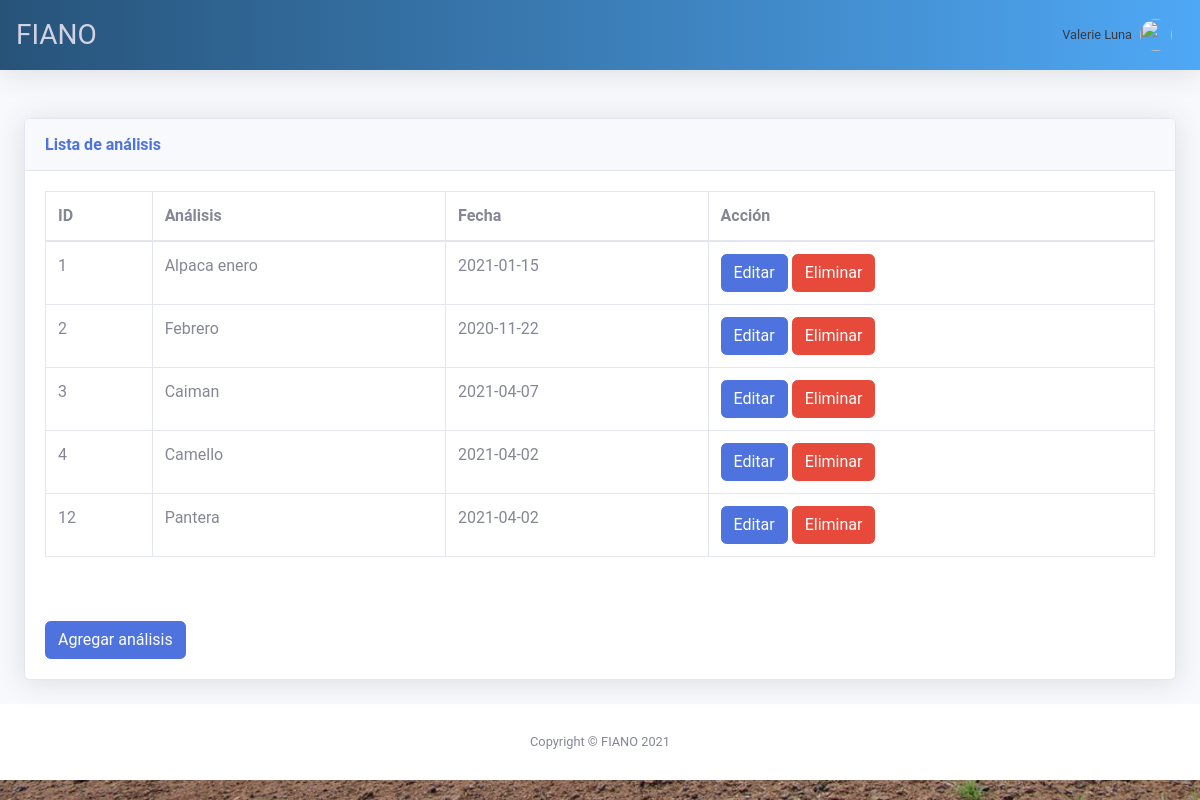
The page /analysis on the database as committed earlier.
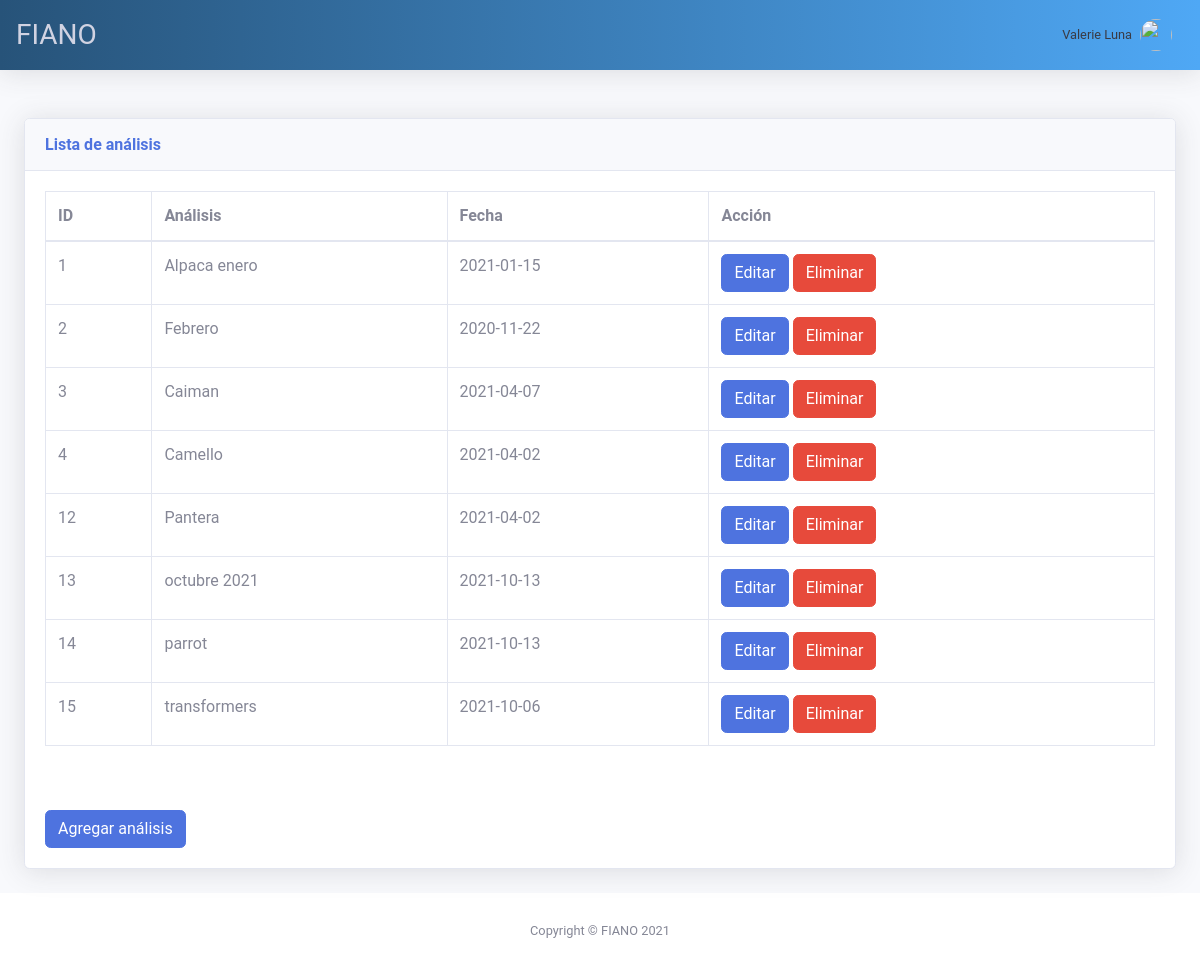
The same page on the database as committed later.
### tables this page shows
CREATE TABLE "Analysis" (
	"idAnalysis"	INTEGER,
	"nameanalysis"	TEXT,
	"dateanalysis"	TEXT,
	"pathfolder"	TEXT,
	PRIMARY KEY("idAnalysis" AUTOINCREMENT)
);

### main.py (the view)
@app.route("/analysis")
def listanalysis():
    with sql.connect("users.db") as con:
        cur = con.cursor()
        cur.execute("SELECT * FROM Analysis")
        data = cur.fetchall()
        return render_template("analysis.html", data = data)

### templates/analysis.html (shortened to what this page needs)
{% extends "base.html" %}
{% block content %}
<div class="container-fluid">
  <div class="card shadow mb-4">
    <div class="card-header py-3">
      <h6 class="m-0 font-weight-bold text-primary">Lista de análisis</h6>
    </div>
    <div class="card-body">
      <div class="table-responsive">
        <table class="table table-bordered" id="dataTable">
          <thead>
          <tr>
          <th>ID</th>
          <th>Análisis</th>
          <th>Fecha</th>
          <th>Acción</th>
          </tr>
          </thead>
          <tbody>
            <tr>
              {% for row in data %}
                <tr>
                  <td>{{ row[0] }}</td>
                  <td>{{ row[1] }}</td>
                  <td>{{ row[2] }}</td>
                  <td>
                    <a class="btn btn-primary" href="{{ url_for('editanalysis', id_analysis=row[0], name_analysis=row[1]) }}">
                      Editar
                    </a>
                    <button class="btn btn-danger">Eliminar</button>
                  </td>
                </tr>
              {% endfor %}
            </tr>
          </tbody>
        </table>
        </div>
          <br><br>
            <button class="btn btn-primary" data-toggle="modal" data-target="#addAnalysisModal">Agregar análisis</button>
    </div>
  </div>
</div>
{% endblock %}

Rows that differ between the two databases and show on the page:
added Analysis: idAnalysis "13", nameanalysis "octubre 2021", dateanalysis "2021-10-13"
added Analysis: idAnalysis "14", nameanalysis "parrot", dateanalysis "2021-10-13"
added Analysis: idAnalysis "15", nameanalysis "transformers", dateanalysis "2021-10-06"
